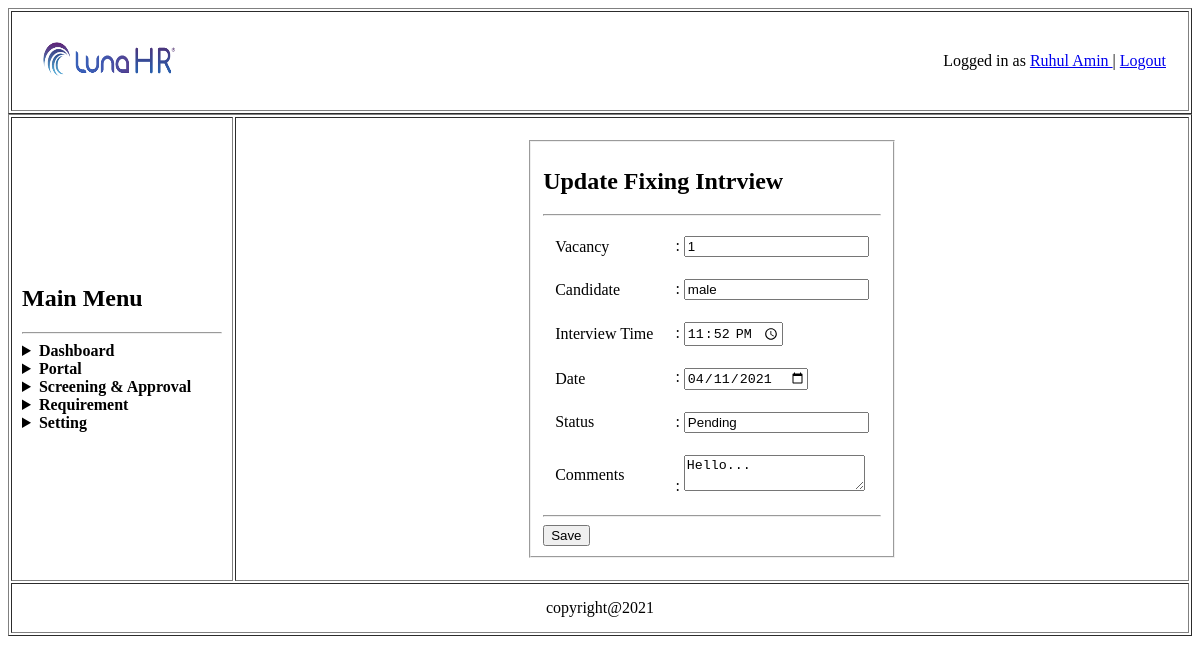
/controler/fixing_interview_edit.php?id=1 (signed in), run on the app's committed database.
### tables this page shows
CREATE TABLE `fixing` (
  `id` int(5) NOT NULL,
  `vacancy` varchar(50) NOT NULL,
  `candidate` varchar(50) NOT NULL,
  `time` varchar(50) NOT NULL,
  `date` varchar(50) NOT NULL,
  `status` varchar(50) NOT NULL,
  `comment` varchar(100) NOT NULL
);

### model/fixingInterviewModel.php (called while the page is built, shortened)
<?php
	function getUserFixingInterviewById($id){
		$conn = getConnection();
		$sql = "select * from fixing where id='{$id}'";
		$result = mysqli_query($conn, $sql);
		$row = mysqli_fetch_assoc($result);
		return $row;
	}
?>

### controler/fixing_interview_edit.php (the view, shortened to what this page needs)
<?php
	require_once('../model/fixingInterviewModel.php');
	if(isset($_POST['update_btn'])){
		$user = [
					'vacancy'=>$_POST['vacancy'],
					'candidate'=>$_POST['candidate'],
					'time'=>$_POST['time'],
					'date'=> $_POST['date'],
					'status'=> $_POST['status'],
					'comment'=>$_POST['comment']
				];
			$id=$_GET['id'];
			$status = FixingInterviewUpdateData($user,$id);
			if($status){
				header('location: ../view/fixing_interview_approval.php');
			}else{
				echo "*Error db connted";
			}
			$data = getUserFixingInterviewById($id);
			$vacancy=$data['vacancy'];
			$candidate=$data['candidate'];
			$time=$data['time'];
			$date=$data['date'];
			$status=$data['status'];
			$comment=$data['comment'];
	}else{
		$id=$_GET['id'];
		$data = getUserFixingInterviewById($id);
		$vacancy=$data['vacancy'];
		$candidate=$data['candidate'];
		$time=$data['time'];
		$date=$data['date'];
		$status=$data['status'];
		$comment=$data['comment'];
	}
?>
</head>
<body>
	<table border="1px" align="center" width="100%">
		<tr>
			<td>
				<table width="100%">
					<tr>
						<td width="150px" height="50px">
							<img src="../asset/company_logo.png" alt="main_logo" width="100%" height="100%">
						</td>
						<td align="right" >Logged in as
							<a href="../controler/view_profile_check.php">
								<?php
									echo $_SESSION['current_user']['name'];
								?>
							</a> |
							<a href="../controler/logout_check.php">Logout</a>
						</td>
					</tr>
				</table>
			</td>
		</tr>
	</table>
	<table  border="1px" align="cen" width="100%">
		<tr>
			<td width="200px" height="425px"><h2>Main Menu</h2>
				<hr>
				<details>
					<summary><b>Dashboard</b></summary>
				</details>
				<details>
					<summary><b>Portal</b></summary>
				</details>
				<details>
					<summary><b>Screening & Approval</b></summary>
				</details>
				<details>
					<summary><b>Requirement</b></summary>
				</details>
				<details>
					<summary><b>Setting</b></summary>
				</details>
			</td>
			<td colspan="2" align="center">
				<table align="center">
					<tr>
						<td>
							<form method="post" action="fixing_interview.php?id=<?php echo $id;?>">
								<fieldset>
									<h2>Update Fixing Intrview</h2>
									<hr>
									<table>
										<tr>
											<td>Vacancy</td>
											<td>:
												<input type="text" name="vacancy" value="<?php echo $vacancy;?>">
											</td>
										</tr>
										<tr>
											<td>Candidate</td>
											<td>:
												<input type="text" name="candidate" value="<?php echo $candidate;?>">
											</td>
										</tr>
										<tr>
											<td>Interview Time</td>
											<td>:
												<input type="time" name="time" value="<?php echo $time;?>">
											</td>
										</tr>
										<tr>
											<td>Date</td>
											<td>:
												<input type="date" name="date" value="<?php echo $date;?>">
											</td>
										</tr>
										<tr>
											<td>Status</td>
											<td>:
												<input type="text" name="status" value="<?php echo $status;?>">
											</td>
										</tr>
										<tr>
											<td>Comments</td>
											<td>:
												<textarea name="comment"><?php echo $comment;?></textarea>
											</td>
										</tr>
									</table>
									<hr>
									<input type="submit" name="fixing_btn" value="Save">
								</fieldset>
							</form>
						</td>
					</tr>
				</table>
			</td>
		</tr>

### data on the page
fixing: vacancy "1", candidate "male", time "23:52", date "04/11/2021", status "Pending", comment "Hello..."

### other printed values
$_SESSION['current_user']['name'] "Ruhul Amin"
